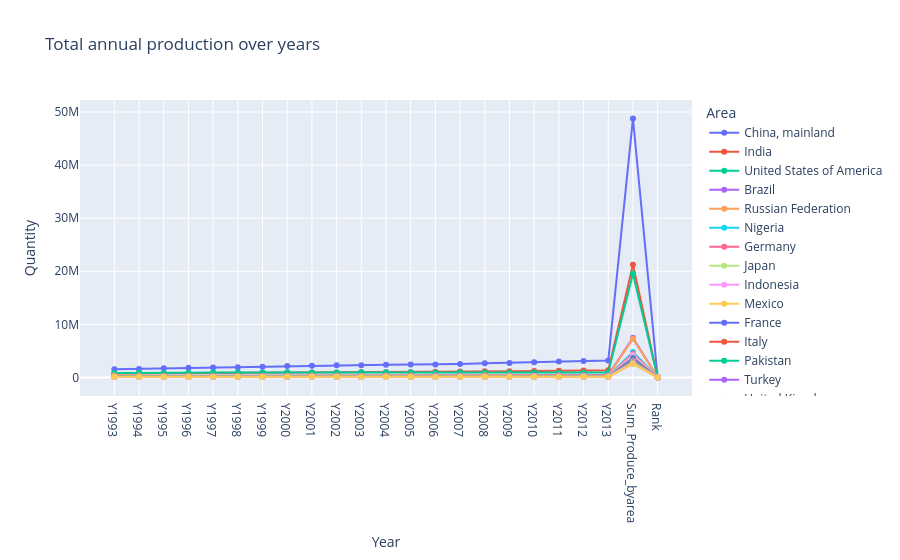

The notebook cell this image was saved under:
### Code cell
fig = px.line(df_area.head(20).T,
    color="Area",
    markers="Area",
    labels={"index": "Year", "value": "Quantity"},
    title="Total annual production over years"
)

fig.show()

### Figure 1 — Plotly figure (JSON) as saved in the notebook; plotly's stock layout.template omitted (floating-point values rounded to 4 significant figures)
{"data": [{"hovertemplate": "Area=China, mainland<br>Year=%{x}<br>Quantity=%{y}<extra></extra>", "legendgroup": "China, mainland", "line": {"color": "#636efa", "dash": "solid"}, "marker": {"symbol": "circle"}, "mode": "lines+markers", "name": "China, mainland", "orientation": "v", "showlegend": true, "type": "scatter", "x": ["Y1993", "Y1994", "Y1995", "Y1996", "Y1997", "Y1998", "Y1999", "Y2000", "Y2001", "Y2002", "Y2003", "Y2004", "Y2005", "Y2006", "Y2007", "Y2008", "Y2009", "Y2010", "Y2011", "Y2012", "Y2013", "Sum_Produce_byarea", "Rank"], "xaxis": "x", "y": [1522000.0, 1605000.0, 1718000.0, 1816000.0, 1851000.0, 1919000.0, 2009000.0, 2164000.0, 2220000.0, 2300000.0, 2315000.0, 2375000.0, 2432000.0, 2440000.0, 2528000.0, 2653000.0, 2745000.0, 2865000.0, 2995000.0, 3109000.0, 3191000.0, 48770000.0, 1.0], "yaxis": "y"}, {"hovertemplate": "Area=India<br>Year=%{x}<br>Quantity=%{y}<extra></extra>", "legendgroup": "India", "line": {"color": "#EF553B", "dash": "solid"}, "marker": {"symbol": "circle"}, "mode": "lines+markers", "name": "India", "orientation": "v", "showlegend": true, "type": "scatter", "x": ["Y1993", "Y1994", "Y1995", "Y1996", "Y1997", "Y1998", "Y1999", "Y2000", "Y2001", "Y2002", "Y2003", "Y2004", "Y2005", "Y2006", "Y2007", "Y2008", "Y2009", "Y2010", "Y2011", "Y2012", "Y2013", "Sum_Produce_byarea", "Rank"], "xaxis": "x", "y": [758800.0, 780500.0, 808100.0, 823400.0, 856000.0, 907700.0, 949200.0, 934300.0, 951900.0, 932600.0, 964900.0, 958400.0, 988500.0, 1056000.0, 1120000.0, 1165000.0, 1167000.0, 1227000.0, 1268000.0, 1295000.0, 1337000.0, 21250000.0, 2.0], "yaxis": "y"}, {"hovertemplate": "Area=United States of America<br>Year=%{x}<br>Quantity=%{y}<extra></extra>", "legendgroup": "United States of America", "line": {"color": "#00cc96", "dash": "solid"}, "marker": {"symbol": "circle"}, "mode": "lines+markers", "name": "United States of America", "orientation": "v", "showlegend": true, "type": "scatter", "x": ["Y1993", "Y1994", "Y1995", "Y1996", "Y1997", "Y1998", "Y1999", "Y2000", "Y2001", "Y2002", "Y2003", "Y2004", "Y2005", "Y2006", "Y2007", "Y2008", "Y2009", "Y2010", "Y2011", "Y2012", "Y2013", "Sum_Produce_byarea", "Rank"], "xaxis": "x", "y": [850600.0, 913300.0, 851700.0, 906300.0, 910900.0, 921600.0, 939500.0, 965000.0, 951200.0, 938000.0, 962700.0, 997500.0, 982100.0, 948900.0, 965500.0, 936100.0, 929600.0, 909500.0, 892400.0, 910500.0, 938600.0, 19520000.0, 3.0], "yaxis": "y"}, {"hovertemplate": "Area=Brazil<br>Year=%{x}<br>Quantity=%{y}<extra></extra>", "legendgroup": "Brazil", "line": {"color": "#ab63fa", "dash": "solid"}, "marker": {"symbol": "circle"}, "mode": "lines+markers", "name": "Brazil", "orientation": "v", "showlegend": true, "type": "scatter", "x": ["Y1993", "Y1994", "Y1995", "Y1996", "Y1997", "Y1998", "Y1999", "Y2000", "Y2001", "Y2002", "Y2003", "Y2004", "Y2005", "Y2006", "Y2007", "Y2008", "Y2009", "Y2010", "Y2011", "Y2012", "Y2013", "Sum_Produce_byarea", "Rank"], "xaxis": "x", "y": [269700.0, 285800.0, 310600.0, 296100.0, 304700.0, 301100.0, 311400.0, 332300.0, 322000.0, 333000.0, 335100.0, 353600.0, 357200.0, 376500.0, 384100.0, 423500.0, 410300.0, 429100.0, 449400.0, 439200.0, 440000.0, 7465000.0, 4.0], "yaxis": "y"}, {"hovertemplate": "Area=Russian Federation<br>Year=%{x}<br>Quantity=%{y}<extra></extra>", "legendgroup": "Russian Federation", "line": {"color": "#FFA15A", "dash": "solid"}, "marker": {"symbol": "circle"}, "mode": "lines+markers", "name": "Russian Federation", "orientation": "v", "showlegend": true, "type": "scatter", "x": ["Y1993", "Y1994", "Y1995", "Y1996", "Y1997", "Y1998", "Y1999", "Y2000", "Y2001", "Y2002", "Y2003", "Y2004", "Y2005", "Y2006", "Y2007", "Y2008", "Y2009", "Y2010", "Y2011", "Y2012", "Y2013", "Sum_Produce_byarea", "Rank"], "xaxis": "x", "y": [409400.0, 353900.0, 338000.0, 320100.0, 335900.0, 294500.0, 293100.0, 310200.0, 346400.0, 328900.0, 337300.0, 358200.0, 357200.0, 367000.0, 352300.0, 391200.0, 357700.0, 324200.0, 377700.0, 347200.0, 370900.0, 7271000.0, 5.0], "yaxis": "y"}, {"hovertemplate": "Area=Nigeria<br>Year=%{x}<br>Quantity=%{y}<extra></extra>", "legendgroup": "Nigeria", "line": {"color": "#19d3f3", "dash": "solid"}, "marker": {"symbol": "circle"}, "mode": "lines+markers", "name": "Nigeria", "orientation": "v", "showlegend": true, "type": "scatter", "x": ["Y1993", "Y1994", "Y1995", "Y1996", "Y1997", "Y1998", "Y1999", "Y2000", "Y2001", "Y2002", "Y2003", "Y2004", "Y2005", "Y2006", "Y2007", "Y2008", "Y2009", "Y2010", "Y2011", "Y2012", "Y2013", "Sum_Produce_byarea", "Rank"], "xaxis": "x", "y": [163900.0, 168600.0, 174800.0, 177800.0, 183900.0, 191600.0, 195300.0, 199400.0, 201800.0, 215600.0, 223800.0, 238700.0, 248900.0, 264300.0, 260200.0, 268300.0, 257800.0, 275600.0, 295800.0, 297800.0, 300900.0, 4805000.0, 6.0], "yaxis": "y"}, {"hovertemplate": "Area=Germany<br>Year=%{x}<br>Quantity=%{y}<extra></extra>", "legendgroup": "Germany", "line": {"color": "#FF6692", "dash": "solid"}, "marker": {"symbol": "circle"}, "mode": "lines+markers", "name": "Germany", "orientation": "v", "showlegend": true, "type": "scatter", "x": ["Y1993", "Y1994", "Y1995", "Y1996", "Y1997", "Y1998", "Y1999", "Y2000", "Y2001", "Y2002", "Y2003", "Y2004", "Y2005", "Y2006", "Y2007", "Y2008", "Y2009", "Y2010", "Y2011", "Y2012", "Y2013", "Sum_Produce_byarea", "Rank"], "xaxis": "x", "y": [205400.0, 206500.0, 207800.0, 211400.0, 205900.0, 209600.0, 206700.0, 217100.0, 213700.0, 219400.0, 209800.0, 216000.0, 217400.0, 217300.0, 215800.0, 221300.0, 222400.0, 210700.0, 214200.0, 215800.0, 218900.0, 4483000.0, 7.0], "yaxis": "y"}, {"hovertemplate": "Area=Japan<br>Year=%{x}<br>Quantity=%{y}<extra></extra>", "legendgroup": "Japan", "line": {"color": "#B6E880", "dash": "solid"}, "marker": {"symbol": "circle"}, "mode": "lines+markers", "name": "Japan", "orientation": "v", "showlegend": true, "type": "scatter", "x": ["Y1993", "Y1994", "Y1995", "Y1996", "Y1997", "Y1998", "Y1999", "Y2000", "Y2001", "Y2002", "Y2003", "Y2004", "Y2005", "Y2006", "Y2007", "Y2008", "Y2009", "Y2010", "Y2011", "Y2012", "Y2013", "Sum_Produce_byarea", "Rank"], "xaxis": "x", "y": [214100.0, 213800.0, 215600.0, 213000.0, 212600.0, 205200.0, 207300.0, 205300.0, 204000.0, 203500.0, 200300.0, 199000.0, 199100.0, 195600.0, 195700.0, 190300.0, 188600.0, 185600.0, 186900.0, 190500.0, 188100.0, 4214000.0, 8.0], "yaxis": "y"}, {"hovertemplate": "Area=Indonesia<br>Year=%{x}<br>Quantity=%{y}<extra></extra>", "legendgroup": "Indonesia", "line": {"color": "#FF97FF", "dash": "solid"}, "marker": {"symbol": "circle"}, "mode": "lines+markers", "name": "Indonesia", "orientation": "v", "showlegend": true, "type": "scatter", "x": ["Y1993", "Y1994", "Y1995", "Y1996", "Y1997", "Y1998", "Y1999", "Y2000", "Y2001", "Y2002", "Y2003", "Y2004", "Y2005", "Y2006", "Y2007", "Y2008", "Y2009", "Y2010", "Y2011", "Y2012", "Y2013", "Sum_Produce_byarea", "Rank"], "xaxis": "x", "y": [147200.0, 155700.0, 174600.0, 169400.0, 166600.0, 166500.0, 173800.0, 177500.0, 181500.0, 188200.0, 194700.0, 200600.0, 203200.0, 210700.0, 216000.0, 221500.0, 231500.0, 236200.0, 249800.0, 257600.0, 256900.0, 4180000.0, 9.0], "yaxis": "y"}, {"hovertemplate": "Area=Mexico<br>Year=%{x}<br>Quantity=%{y}<extra></extra>", "legendgroup": "Mexico", "line": {"color": "#FECB52", "dash": "solid"}, "marker": {"symbol": "circle"}, "mode": "lines+markers", "name": "Mexico", "orientation": "v", "showlegend": true, "type": "scatter", "x": ["Y1993", "Y1994", "Y1995", "Y1996", "Y1997", "Y1998", "Y1999", "Y2000", "Y2001", "Y2002", "Y2003", "Y2004", "Y2005", "Y2006", "Y2007", "Y2008", "Y2009", "Y2010", "Y2011", "Y2012", "Y2013", "Sum_Produce_byarea", "Rank"], "xaxis": "x", "y": [146500.0, 143500.0, 141700.0, 153700.0, 153600.0, 164000.0, 168400.0, 175800.0, 187400.0, 187300.0, 193500.0, 194800.0, 189900.0, 196800.0, 200000.0, 206000.0, 198100.0, 203800.0, 199900.0, 209200.0, 210100.0, 3824000.0, 10.0], "yaxis": "y"}, {"hovertemplate": "Area=France<br>Year=%{x}<br>Quantity=%{y}<extra></extra>", "legendgroup": "France", "line": {"color": "#636efa", "dash": "solid"}, "marker": {"symbol": "circle"}, "mode": "lines+markers", "name": "France", "orientation": "v", "showlegend": true, "type": "scatter", "x": ["Y1993", "Y1994", "Y1995", "Y1996", "Y1997", "Y1998", "Y1999", "Y2000", "Y2001", "Y2002", "Y2003", "Y2004", "Y2005", "Y2006", "Y2007", "Y2008", "Y2009", "Y2010", "Y2011", "Y2012", "Y2013", "Sum_Produce_byarea", "Rank"], "xaxis": "x", "y": [176500.0, 173800.0, 171300.0, 172100.0, 172700.0, 175600.0, 176300.0, 178200.0, 182100.0, 183300.0, 171200.0, 181200.0, 177300.0, 172800.0, 173000.0, 177500.0, 172900.0, 167300.0, 169200.0, 164100.0, 166100.0, 3655000.0, 11.0], "yaxis": "y"}, {"hovertemplate": "Area=Italy<br>Year=%{x}<br>Quantity=%{y}<extra></extra>", "legendgroup": "Italy", "line": {"color": "#EF553B", "dash": "solid"}, "marker": {"symbol": "circle"}, "mode": "lines+markers", "name": "Italy", "orientation": "v", "showlegend": true, "type": "scatter", "x": ["Y1993", "Y1994", "Y1995", "Y1996", "Y1997", "Y1998", "Y1999", "Y2000", "Y2001", "Y2002", "Y2003", "Y2004", "Y2005", "Y2006", "Y2007", "Y2008", "Y2009", "Y2010", "Y2011", "Y2012", "Y2013", "Sum_Produce_byarea", "Rank"], "xaxis": "x", "y": [148900.0, 147700.0, 148200.0, 155200.0, 152200.0, 156500.0, 161500.0, 164700.0, 156200.0, 156400.0, 155100.0, 168000.0, 164700.0, 160500.0, 160900.0, 158400.0, 158400.0, 154900.0, 156100.0, 153500.0, 153400.0, 3291000.0, 12.0], "yaxis": "y"}, {"hovertemplate": "Area=Pakistan<br>Year=%{x}<br>Quantity=%{y}<extra></extra>", "legendgroup": "Pakistan", "line": {"color": "#00cc96", "dash": "solid"}, "marker": {"symbol": "circle"}, "mode": "lines+markers", "name": "Pakistan", "orientation": "v", "showlegend": true, "type": "scatter", "x": ["Y1993", "Y1994", "Y1995", "Y1996", "Y1997", "Y1998", "Y1999", "Y2000", "Y2001", "Y2002", "Y2003", "Y2004", "Y2005", "Y2006", "Y2007", "Y2008", "Y2009", "Y2010", "Y2011", "Y2012", "Y2013", "Sum_Produce_byarea", "Rank"], "xaxis": "x", "y": [113300.0, 119300.0, 123200.0, 135100.0, 137500.0, 141600.0, 150200.0, 152500.0, 145300.0, 145000.0, 150500.0, 155900.0, 164500.0, 168000.0, 172500.0, 175600.0, 176400.0, 179400.0, 184700.0, 187800.0, 190500.0, 3269000.0, 13.0], "yaxis": "y"}, {"hovertemplate": "Area=Turkey<br>Year=%{x}<br>Quantity=%{y}<extra></extra>", "legendgroup": "Turkey", "line": {"color": "#ab63fa", "dash": "solid"}, "marker": {"symbol": "circle"}, "mode": "lines+markers", "name": "Turkey", "orientation": "v", "showlegend": true, "type": "scatter", "x": ["Y1993", "Y1994", "Y1995", "Y1996", "Y1997", "Y1998", "Y1999", "Y2000", "Y2001", "Y2002", "Y2003", "Y2004", "Y2005", "Y2006", "Y2007", "Y2008", "Y2009", "Y2010", "Y2011", "Y2012", "Y2013", "Sum_Produce_byarea", "Rank"], "xaxis": "x", "y": [132200.0, 128800.0, 135100.0, 138500.0, 135400.0, 142000.0, 145400.0, 149400.0, 143800.0, 147400.0, 153900.0, 154500.0, 155700.0, 157000.0, 155000.0, 158400.0, 159600.0, 160600.0, 168400.0, 175000.0, 180600.0, 3177000.0, 14.0], "yaxis": "y"}, {"hovertemplate": "Area=United Kingdom<br>Year=%{x}<br>Quantity=%{y}<extra></extra>", "legendgroup": "United Kingdom", "line": {"color": "#FFA15A", "dash": "solid"}, "marker": {"symbol": "circle"}, "mode": "lines+markers", "name": "United Kingdom", "orientation": "v", "showlegend": true, "type": "scatter", "x": ["Y1993", "Y1994", "Y1995", "Y1996", "Y1997", "Y1998", "Y1999", "Y2000", "Y2001", "Y2002", "Y2003", "Y2004", "Y2005", "Y2006", "Y2007", "Y2008", "Y2009", "Y2010", "Y2011", "Y2012", "Y2013", "Sum_Produce_byarea", "Rank"], "xaxis": "x", "y": [131700.0, 133600.0, 129500.0, 134900.0, 137700.0, 137300.0, 139800.0, 138700.0, 144400.0, 145500.0, 148300.0, 147700.0, 150300.0, 148700.0, 147000.0, 148200.0, 145900.0, 146800.0, 146100.0, 146500.0, 150000.0, 2998000.0, 15.0], "yaxis": "y"}, {"hovertemplate": "Area=Ukraine<br>Year=%{x}<br>Quantity=%{y}<extra></extra>", "legendgroup": "Ukraine", "line": {"color": "#19d3f3", "dash": "solid"}, "marker": {"symbol": "circle"}, "mode": "lines+markers", "name": "Ukraine", "orientation": "v", "showlegend": true, "type": "scatter", "x": ["Y1993", "Y1994", "Y1995", "Y1996", "Y1997", "Y1998", "Y1999", "Y2000", "Y2001", "Y2002", "Y2003", "Y2004", "Y2005", "Y2006", "Y2007", "Y2008", "Y2009", "Y2010", "Y2011", "Y2012", "Y2013", "Sum_Produce_byarea", "Rank"], "xaxis": "x", "y": [156200.0, 144300.0, 137000.0, 129600.0, 124200.0, 119600.0, 113000.0, 118200.0, 118900.0, 131800.0, 120200.0, 146000.0, 135800.0, 144700.0, 136800.0, 152100.0, 126800.0, 142900.0, 167800.0, 144000.0, 153800.0, 2863000.0, 16.0], "yaxis": "y"}, {"hovertemplate": "Area=Spain<br>Year=%{x}<br>Quantity=%{y}<extra></extra>", "legendgroup": "Spain", "line": {"color": "#FF6692", "dash": "solid"}, "marker": {"symbol": "circle"}, "mode": "lines+markers", "name": "Spain", "orientation": "v", "showlegend": true, "type": "scatter", "x": ["Y1993", "Y1994", "Y1995", "Y1996", "Y1997", "Y1998", "Y1999", "Y2000", "Y2001", "Y2002", "Y2003", "Y2004", "Y2005", "Y2006", "Y2007", "Y2008", "Y2009", "Y2010", "Y2011", "Y2012", "Y2013", "Sum_Produce_byarea", "Rank"], "xaxis": "x", "y": [117300.0, 116500.0, 110100.0, 120200.0, 126600.0, 130100.0, 131400.0, 133000.0, 131800.0, 135700.0, 142800.0, 142700.0, 134600.0, 138500.0, 144900.0, 141500.0, 136100.0, 133900.0, 133400.0, 128000.0, 137600.0, 2767000.0, 17.0], "yaxis": "y"}, {"hovertemplate": "Area=Egypt<br>Year=%{x}<br>Quantity=%{y}<extra></extra>", "legendgroup": "Egypt", "line": {"color": "#B6E880", "dash": "solid"}, "marker": {"symbol": "circle"}, "mode": "lines+markers", "name": "Egypt", "orientation": "v", "showlegend": true, "type": "scatter", "x": ["Y1993", "Y1994", "Y1995", "Y1996", "Y1997", "Y1998", "Y1999", "Y2000", "Y2001", "Y2002", "Y2003", "Y2004", "Y2005", "Y2006", "Y2007", "Y2008", "Y2009", "Y2010", "Y2011", "Y2012", "Y2013", "Sum_Produce_byarea", "Rank"], "xaxis": "x", "y": [86690.0, 89900.0, 94170.0, 100000.0, 105500.0, 108300.0, 115400.0, 120800.0, 121100.0, 124400.0, 127300.0, 127600.0, 135700.0, 140900.0, 148600.0, 152200.0, 156200.0, 157200.0, 158100.0, 164500.0, 162100.0, 2697000.0, 18.0], "yaxis": "y"}, {"hovertemplate": "Area=Iran (Islamic Republic of)<br>Year=%{x}<br>Quantity=%{y}<extra></extra>", "legendgroup": "Iran (Islamic Republic of)", "line": {"color": "#FF97FF", "dash": "solid"}, "marker": {"symbol": "circle"}, "mode": "lines+markers", "name": "Iran (Islamic Republic of)", "orientation": "v", "showlegend": true, "type": "scatter", "x": ["Y1993", "Y1994", "Y1995", "Y1996", "Y1997", "Y1998", "Y1999", "Y2000", "Y2001", "Y2002", "Y2003", "Y2004", "Y2005", "Y2006", "Y2007", "Y2008", "Y2009", "Y2010", "Y2011", "Y2012", "Y2013", "Sum_Produce_byarea", "Rank"], "xaxis": "x", "y": [93240.0, 92670.0, 96420.0, 103100.0, 105200.0, 109600.0, 110200.0, 110200.0, 114400.0, 120500.0, 123100.0, 128300.0, 137700.0, 134800.0, 137800.0, 130300.0, 141400.0, 143400.0, 141300.0, 146700.0, 146200.0, 2567000.0, 19.0], "yaxis": "y"}, {"hovertemplate": "Area=Poland<br>Year=%{x}<br>Quantity=%{y}<extra></extra>", "legendgroup": "Poland", "line": {"color": "#FECB52", "dash": "solid"}, "marker": {"symbol": "circle"}, "mode": "lines+markers", "name": "Poland", "orientation": "v", "showlegend": true, "type": "scatter", "x": ["Y1993", "Y1994", "Y1995", "Y1996", "Y1997", "Y1998", "Y1999", "Y2000", "Y2001", "Y2002", "Y2003", "Y2004", "Y2005", "Y2006", "Y2007", "Y2008", "Y2009", "Y2010", "Y2011", "Y2012", "Y2013", "Sum_Produce_byarea", "Rank"], "xaxis": "x", "y": [140200.0, 124000.0, 133300.0, 132100.0, 128000.0, 138900.0, 130500.0, 131600.0, 127800.0, 119900.0, 114700.0, 120000.0, 108900.0, 105200.0, 117800.0, 114500.0, 114000.0, 111300.0, 114300.0, 113500.0, 110100.0, 2551000.0, 20.0], "yaxis": "y"}], "layout": {"legend": {"title": {"text": "Area"}, "tracegroupgap": 0}, "title": {"text": "Total annual production over years"}, "xaxis": {"anchor": "y", "domain": [0, 1], "title": {"text": "Year"}}, "yaxis": {"anchor": "x", "domain": [0, 1], "title": {"text": "Quantity"}}}}
